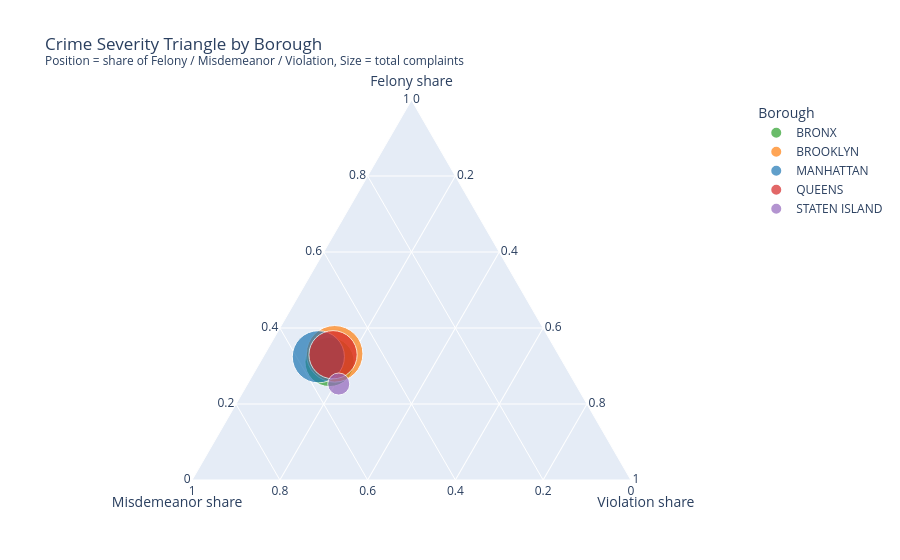

The cell this chart's notebook holds for it:
### Code cell
# ============================
# 1. Prep data
# ============================
df = crime.copy()

# Use imputed boroughs and drop UNKNOWN
if 'BORO_NM_IMPUTED' in df.columns:
    df = df[df['BORO_NM_IMPUTED'] != 'UNKNOWN']
else:
    df = df[df['BORO_NM'] != '(null)']
    df = df.rename(columns={'BORO_NM': 'BORO_NM_IMPUTED'})

# Keep only what we need
df = df[['BORO_NM_IMPUTED', 'LAW_CAT_CD']].dropna()

# Filter to the standard 3 law categories just in case
valid_law = ['FELONY', 'MISDEMEANOR', 'VIOLATION']
df = df[df['LAW_CAT_CD'].isin(valid_law)]

# ============================
# 2. Borough x Law counts and shares
# ============================
ct = (
    df.groupby(['BORO_NM_IMPUTED', 'LAW_CAT_CD'])
      .size()
      .unstack(fill_value=0)
)

# Ensure all three categories exist as columns
ct = ct.reindex(columns=valid_law, fill_value=0)

# Total complaints per borough
ct['total'] = ct.sum(axis=1)

# Convert to *shares* (each row sums to 1 across the three corners)
for col in valid_law:
    ct[col] = ct[col] / ct['total']

ct = ct.reset_index()  # bring BORO_NM_IMPUTED back as a column
ct


# ============================
# 3. Ternary (triangle) plot
# ============================

# Custom colors for boroughs (same as before, optional)
borough_colors = {
    'MANHATTAN':      "#1f77b4",
    'BROOKLYN':       "#ff7f0e",
    'BRONX':          "#2ca02c",
    'QUEENS':         "#d62728",
    'STATEN ISLAND':  "#9467bd"
}

fig = px.scatter_ternary(
    ct,
    a='FELONY',
    b='MISDEMEANOR',
    c='VIOLATION',
    color='BORO_NM_IMPUTED',
    size='total',
    hover_name='BORO_NM_IMPUTED',
    hover_data={'total': True, 'FELONY': ':.2f', 'MISDEMEANOR': ':.2f', 'VIOLATION': ':.2f'},
    color_discrete_map=borough_colors,
    size_max=40,
    title="Crime Severity Triangle by Borough<br><sup>Position = share of Felony / Misdemeanor / Violation, Size = total complaints</sup>",
)

fig.update_layout(
    ternary=dict(
        sum=1,
        aaxis=dict(title='Felony share'),
        baxis=dict(title='Misdemeanor share'),
        caxis=dict(title='Violation share')
    ),
    legend_title_text="Borough"
)

fig.show()

### Figure 1 — Plotly figure (JSON) as saved in the notebook; plotly's stock layout.template omitted (floating-point values rounded to 4 significant figures)
{"data": [{"a": [0.3107], "b": [0.5314], "c": [0.158], "customdata": [[1060000.0, 0.3107, 0.5314, 0.158]], "hovertemplate": "<b>%{hovertext}</b><br><br>BORO_NM_IMPUTED=BRONX<br>FELONY=%{customdata[1]:.2f}<br>MISDEMEANOR=%{customdata[2]:.2f}<br>VIOLATION=%{customdata[3]:.2f}<br>total=%{customdata[0]}<extra></extra>", "hovertext": ["BRONX"], "legendgroup": "BRONX", "marker": {"color": "#2ca02c", "size": [1060080], "sizemode": "area", "sizeref": 874.4, "symbol": "circle"}, "mode": "markers", "name": "BRONX", "showlegend": true, "subplot": "ternary", "type": "scatterternary"}, {"a": [0.332], "b": [0.5091], "c": [0.1589], "customdata": [[1399000.0, 0.332, 0.5091, 0.1589]], "hovertemplate": "<b>%{hovertext}</b><br><br>BORO_NM_IMPUTED=BROOKLYN<br>FELONY=%{customdata[1]:.2f}<br>MISDEMEANOR=%{customdata[2]:.2f}<br>VIOLATION=%{customdata[3]:.2f}<br>total=%{customdata[0]}<extra></extra>", "hovertext": ["BROOKLYN"], "legendgroup": "BROOKLYN", "marker": {"color": "#ff7f0e", "size": [1399014], "sizemode": "area", "sizeref": 874.4, "symbol": "circle"}, "mode": "markers", "name": "BROOKLYN", "showlegend": true, "subplot": "ternary", "type": "scatterternary"}, {"a": [0.3243], "b": [0.5501], "c": [0.1256], "customdata": [[1191000.0, 0.3243, 0.5501, 0.1256]], "hovertemplate": "<b>%{hovertext}</b><br><br>BORO_NM_IMPUTED=MANHATTAN<br>FELONY=%{customdata[1]:.2f}<br>MISDEMEANOR=%{customdata[2]:.2f}<br>VIOLATION=%{customdata[3]:.2f}<br>total=%{customdata[0]}<extra></extra>", "hovertext": ["MANHATTAN"], "legendgroup": "MANHATTAN", "marker": {"color": "#1f77b4", "size": [1191010], "sizemode": "area", "sizeref": 874.4, "symbol": "circle"}, "mode": "markers", "name": "MANHATTAN", "showlegend": true, "subplot": "ternary", "type": "scatterternary"}, {"a": [0.3296], "b": [0.514], "c": [0.1564], "customdata": [[1017000.0, 0.3296, 0.514, 0.1564]], "hovertemplate": "<b>%{hovertext}</b><br><br>BORO_NM_IMPUTED=QUEENS<br>FELONY=%{customdata[1]:.2f}<br>MISDEMEANOR=%{customdata[2]:.2f}<br>VIOLATION=%{customdata[3]:.2f}<br>total=%{customdata[0]}<extra></extra>", "hovertext": ["QUEENS"], "legendgroup": "QUEENS", "marker": {"color": "#d62728", "size": [1017123], "sizemode": "area", "sizeref": 874.4, "symbol": "circle"}, "mode": "markers", "name": "QUEENS", "showlegend": true, "subplot": "ternary", "type": "scatterternary"}, {"a": [0.2525], "b": [0.5395], "c": [0.2079], "customdata": [[213200.0, 0.2525, 0.5395, 0.2079]], "hovertemplate": "<b>%{hovertext}</b><br><br>BORO_NM_IMPUTED=STATEN ISLAND<br>FELONY=%{customdata[1]:.2f}<br>MISDEMEANOR=%{customdata[2]:.2f}<br>VIOLATION=%{customdata[3]:.2f}<br>total=%{customdata[0]}<extra></extra>", "hovertext": ["STATEN ISLAND"], "legendgroup": "STATEN ISLAND", "marker": {"color": "#9467bd", "size": [213214], "sizemode": "area", "sizeref": 874.4, "symbol": "circle"}, "mode": "markers", "name": "STATEN ISLAND", "showlegend": true, "subplot": "ternary", "type": "scatterternary"}], "layout": {"legend": {"itemsizing": "constant", "title": {"text": "Borough"}, "tracegroupgap": 0}, "ternary": {"aaxis": {"title": {"text": "Felony share"}}, "baxis": {"title": {"text": "Misdemeanor share"}}, "caxis": {"title": {"text": "Violation share"}}, "domain": {"x": [0, 1], "y": [0, 1]}, "sum": 1}, "title": {"text": "Crime Severity Triangle by Borough<br><sup>Position = share of Felony / Misdemeanor / Violation, Size = total complaints</sup>"}}}
